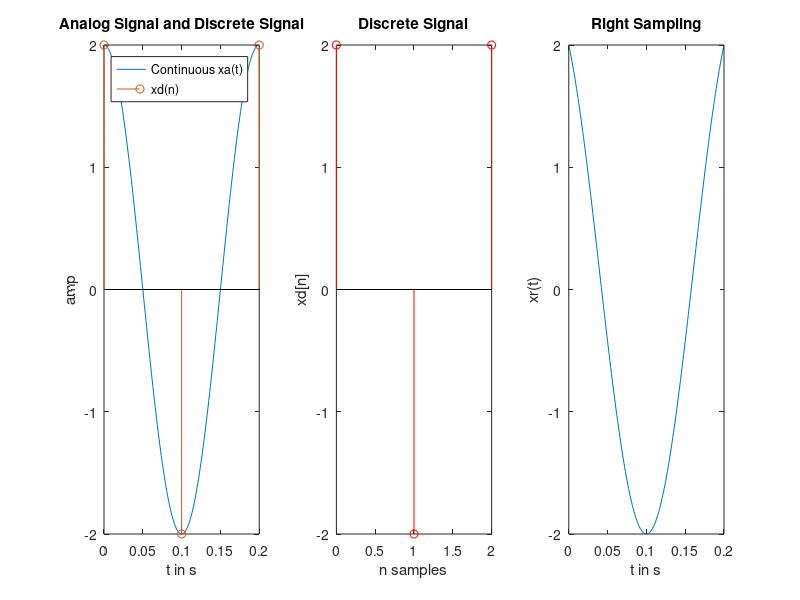

Here is the MATLAB script that generated this plot:
%% Program
clc; % clears the command window 
clear; %clears variables in workspace
close all; %close all fig windows
% which -all sinc

t=0:0.001:0.2; %analog time axis
f1=input ('Enter the input frequency1 = '); 
f2=input ('Enter the input frequency2 = '); 
xa=cos(2*pi*f1*t)+cos(2*pi*f2*t);
fm=max(f1,f2);
% For Right sampling fs=2*fm
% For Over sampling fs>2*fm so let fs=fm
% For Under sampling fs<2*fm so let fs=4*fm
fs=2*fm; %fs = sampling freequency
ts=1/fs; 
n=0:1:(0.2*fs);
xd=cos(2*pi*f1*(n*ts))+cos(2*pi*f2*(n*ts));
figure;
subplot(1,3,1);
plot(t,xa);
xlabel('t in s');
ylabel('amp');

title('Analog Signal and Discrete Signal');
hold on;
stem(n*ts,xd);
hold off;
legend('Continuous xa(t)','xd(n)');
subplot(1,3,2);
stem(n,xd,'r');
xlabel('n samples');
ylabel('xd[n]');
title('Discrete Signal');
% xr(t) = sum over n=0,...,N-1: x(nT)*sin(pi*(t-nT)/T)/(pi*(t�nT)/T)
% Note that sin(pi*(t-nT)/T)/(pi*(t-nT)/T) = sinc((t-nT)/T)
% sinc(x) = sin(pi*x)/(pi*x) according to MATLAB
%(sin((t-(n'*ts))/ts) / (t-(n'*ts))/ts);
xr=xd*sinc((t-(n'*ts))/ts);
subplot(1,3,3);
plot(t,xr);
xlabel('t in s');
ylabel('xr(t)');
title('Right Sampling'); %or /Over Sampling/ Under Sampling 
